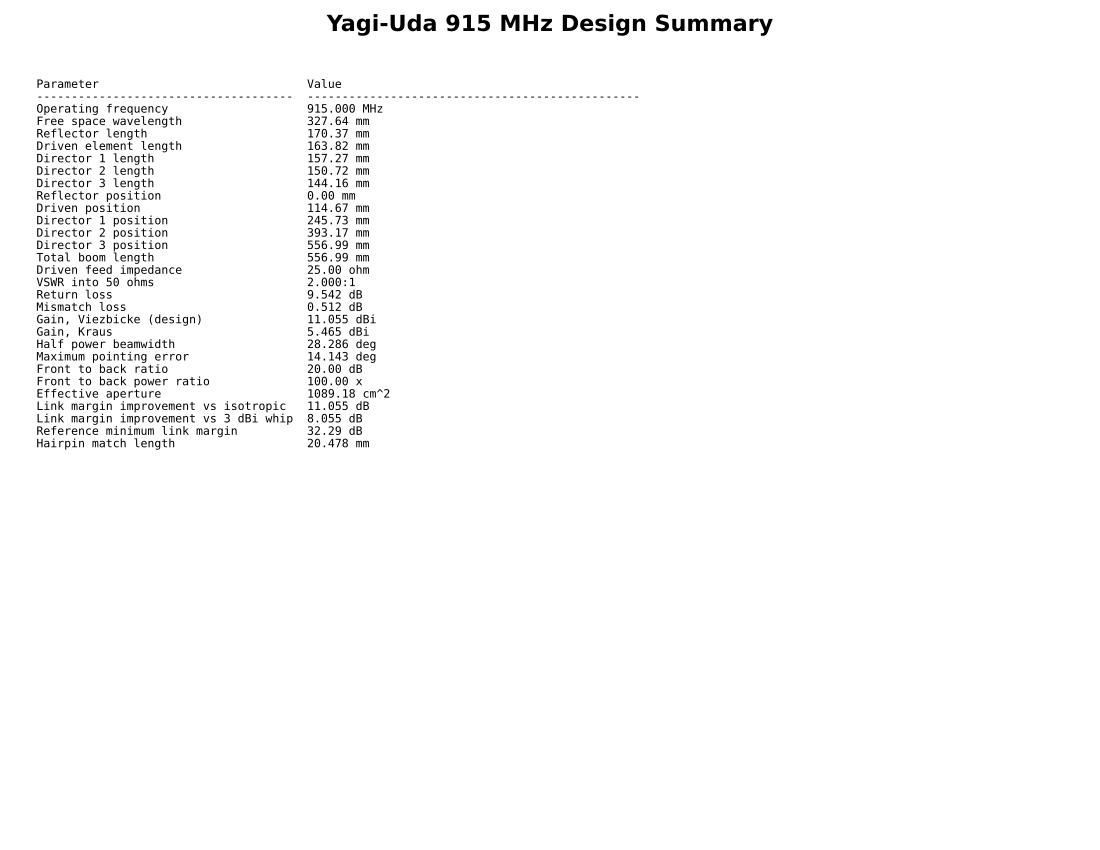

Reproduce this figure in Python.
"""5-element Yagi-Uda antenna design calculations for 915 MHz.

References
----------
Balanis, C. A. (2016). Antenna theory: Analysis and design (4th ed.).
    Wiley.
Kraus, J. D. (1988). Antennas (2nd ed.). McGraw-Hill.
Stutzman, W. L., & Thiele, G. A. (2012). Antenna theory and design
    (3rd ed.). Wiley.
Viezbicke, P. P. (1976). Yagi antenna design (NBS Technical Note 688).
    National Bureau of Standards.

All equations used in the script are annotated inline with the relevant
source and equation reference where available.
"""

from __future__ import annotations

from pathlib import Path

import matplotlib

matplotlib.use("Agg")

import matplotlib.pyplot as plt
import numpy as np
from matplotlib.backends.backend_pdf import PdfPages
from matplotlib.patches import Rectangle
from scipy.constants import pi


OUTPUT_PDF_NAME = "yagi_915MHz_design_calculations.pdf"


def to_mm(length_m: float) -> float:
    """Convert metres to millimetres."""

    return length_m * 1000.0


def to_cm2(area_m2: float) -> float:
    """Convert square metres to square centimetres."""

    return area_m2 * 10_000.0


def format_value(value: float, unit: str, precision: int = 3) -> str:
    """Format a scalar with a unit for the summary table."""

    if np.isnan(value):
        return f"n/a {unit}"
    return f"{value:.{precision}f} {unit}"


def format_table(rows: list[tuple[str, str]]) -> str:
    """Format a two-column plain-text table."""

    left_width = max(len(label) for label, _ in rows)
    lines = [f"{'Parameter'.ljust(left_width)}  Value", f"{'-' * left_width}  {'-' * 48}"]
    for label, value in rows:
        lines.append(f"{label.ljust(left_width)}  {value}")
    return "\n".join(lines)


def draw_summary_page(rows: list[tuple[str, str]]) -> plt.Figure:
    """Create a PDF page containing the full numeric summary table."""

    fig, ax = plt.subplots(figsize=(11.0, 8.5))
    ax.axis("off")
    ax.set_title("Yagi-Uda 915 MHz Design Summary", fontsize=16, fontweight="bold", pad=18)

    table_text = format_table(rows)
    ax.text(
        0.02,
        0.97,
        table_text,
        transform=ax.transAxes,
        va="top",
        ha="left",
        family="monospace",
        fontsize=8.3,
        linespacing=1.18,
    )

    fig.tight_layout()
    return fig


def vswr_from_impedance(z_load: float, z_system: float) -> float:
    """Calculate VSWR for a real load impedance."""

    return z_load / z_system if z_load > z_system else z_system / z_load


def reflection_coefficient(z_load: float, z_system: float) -> float:
    """Calculate the real-valued reflection coefficient magnitude."""

    return abs((z_load - z_system) / (z_load + z_system))


def gain_db_to_linear(gain_db: float) -> float:
    """Convert gain in dBi to linear gain."""

    return 10.0 ** (gain_db / 10.0)


def linear_to_db(value: float) -> float:
    """Convert a linear ratio to decibels."""

    return 10.0 * np.log10(value)


def draw_layout_plot(
    element_positions_mm: dict[str, float],
    element_lengths_mm: dict[str, float],
    boom_length_mm: float,
) -> plt.Figure:
    """Create a to-scale top-down element layout plot."""

    fig, ax = plt.subplots(figsize=(13, 4.5))

    boom_height_mm = 18.0  # boom thickness [mm]
    boom = Rectangle(
        (0.0, -boom_height_mm / 2.0),
        boom_length_mm,
        boom_height_mm,
        facecolor="#d9d9d9",
        edgecolor="#666666",
        linewidth=1.5,
        zorder=1,
    )
    ax.add_patch(boom)

    element_order = ["Reflector", "Driven", "Director 1", "Director 2", "Director 3"]
    colors = ["#8c564b", "#1f77b4", "#2ca02c", "#ff7f0e", "#9467bd"]

    for index, (element_name, color) in enumerate(zip(element_order, colors, strict=True)):
        x_pos_mm = element_positions_mm[element_name]
        length_mm = element_lengths_mm[element_name]
        half_length_mm = length_mm / 2.0

        ax.plot(
            [x_pos_mm, x_pos_mm],
            [-half_length_mm, half_length_mm],
            color=color,
            linewidth=5,
            solid_capstyle="butt",
            zorder=3,
        )
        ax.text(
            x_pos_mm,
            half_length_mm + 24.0,
            f"{element_name}\n{length_mm:.1f} mm",
            ha="center",
            va="bottom",
            fontsize=9,
        )
        ax.annotate(
            "",
            xy=(x_pos_mm, -half_length_mm - 10.0),
            xytext=(x_pos_mm, -half_length_mm - 45.0),
            arrowprops=dict(arrowstyle="<->", color=color, lw=1.1),
        )
        ax.text(
            x_pos_mm,
            -half_length_mm - 52.0,
            f"L{index + 1}",
            ha="center",
            va="top",
            fontsize=8,
            color=color,
        )

    for element_name in element_order[1:]:
        x_pos_mm = element_positions_mm[element_name]
        ax.annotate(
            "",
            xy=(element_positions_mm["Reflector"], -boom_height_mm / 2.0 - 65.0),
            xytext=(x_pos_mm, -boom_height_mm / 2.0 - 65.0),
            arrowprops=dict(arrowstyle="<->", color="#333333", lw=1.0),
        )
        mid_point_mm = 0.5 * (element_positions_mm["Reflector"] + x_pos_mm)
        spacing_label_mm = x_pos_mm - element_positions_mm["Reflector"]
        ax.text(
            mid_point_mm,
            -boom_height_mm / 2.0 - 72.0,
            f"{spacing_label_mm:.1f} mm",
            ha="center",
            va="top",
            fontsize=8,
            color="#333333",
        )

    ax.annotate(
        "",
        xy=(0.0, boom_height_mm / 2.0 + 80.0),
        xytext=(boom_length_mm, boom_height_mm / 2.0 + 80.0),
        arrowprops=dict(arrowstyle="<->", color="#222222", lw=1.2),
    )
    ax.text(
        boom_length_mm / 2.0,
        boom_height_mm / 2.0 + 88.0,
        f"Boom length = {boom_length_mm:.1f} mm",
        ha="center",
        va="bottom",
        fontsize=10,
        fontweight="bold",
    )

    ax.set_title("5-Element Yagi-Uda Element Layout at 915 MHz")
    ax.set_xlabel("Boom position [mm]")
    ax.set_ylabel("Element extent [mm]")
    ax.set_xlim(-30.0, boom_length_mm + 30.0)
    ax.set_ylim(-220.0, 260.0)
    ax.grid(True, alpha=0.25)
    ax.set_aspect("equal", adjustable="box")

    fig.tight_layout()
    return fig


def draw_gain_plot(boom_length_lambda: float, design_gain_db: float) -> plt.Figure:
    """Create a gain versus boom-length plot using the Kraus formula."""

    boom_lengths_lambda = np.linspace(0.5, 4.0, 300)
    gain_kraus_db = 10.0 * np.log10(0.8 * (2.0 * boom_lengths_lambda))  # Kraus, Antennas, Ch. 8
    design_gain_kraus_db = 10.0 * np.log10(0.8 * (2.0 * boom_length_lambda))  # Kraus, Antennas, Ch. 8

    fig, ax = plt.subplots(figsize=(8.5, 5.5))
    ax.plot(boom_lengths_lambda, gain_kraus_db, color="#1f77b4", lw=2.2, label="Kraus gain estimate")
    ax.axhline(10.0, color="#d62728", linestyle="--", lw=1.5, label="10 dBi target")
    ax.plot(
        [boom_length_lambda],
        [design_gain_kraus_db],
        marker="o",
        markersize=8,
        color="#2ca02c",
        label=f"Design point at {boom_length_lambda:.2f} λ",
    )
    ax.annotate(
        f"{design_gain_kraus_db:.2f} dBi",
        xy=(boom_length_lambda, design_gain_kraus_db),
        xytext=(boom_length_lambda + 0.15, design_gain_kraus_db + 0.6),
        arrowprops=dict(arrowstyle="->", lw=1.0),
    )
    ax.set_title(f"Gain Versus Boom Length\nDesign average gain = {design_gain_db:.2f} dBi")
    ax.set_xlabel("Boom length [wavelengths]")
    ax.set_ylabel("Gain [dBi]")
    ax.set_xlim(0.5, 4.0)
    ax.set_ylim(min(gain_kraus_db.min(), 0.0) - 0.5, max(gain_kraus_db.max(), 10.5) + 0.5)
    ax.grid(True, alpha=0.25)
    ax.legend(loc="lower right")

    fig.tight_layout()
    return fig


def draw_vswr_plot(f0_hz: float, z_resonance_ohm: float, z_system_ohm: float) -> plt.Figure:
    """Create the VSWR versus frequency plot."""

    frequencies_hz = np.linspace(800e6, 1000e6, 401)
    impedance_ohm = z_resonance_ohm * (frequencies_hz / f0_hz) ** 1.5  # user-specified frequency dependence
    vswr = np.where(
        impedance_ohm > z_system_ohm,
        impedance_ohm / z_system_ohm,
        z_system_ohm / impedance_ohm,
    )

    fig, ax = plt.subplots(figsize=(8.5, 5.5))
    ax.plot(frequencies_hz / 1e6, vswr, color="#9467bd", lw=2.2, label="VSWR")
    ax.axhline(1.5, color="#d62728", linestyle="--", lw=1.5, label="1.5:1 threshold")
    ax.axvline(f0_hz / 1e6, color="#2ca02c", linestyle=":", lw=1.4, label="915 MHz resonance")
    ax.set_title("Driven Element VSWR Versus Frequency")
    ax.set_xlabel("Frequency [MHz]")
    ax.set_ylabel("VSWR [ratio]")
    ax.set_xlim(800.0, 1000.0)
    ax.set_ylim(1.0, max(vswr.max() + 0.2, 2.8))
    ax.grid(True, alpha=0.25)
    ax.legend(loc="upper right")

    fig.tight_layout()
    return fig


def draw_pointing_plot(
    design_gain_db: float,
    hpbw_deg: float,
    max_expected_rocket_angle_deg: float,
) -> plt.Figure:
    """Create the pointing error impact plot."""

    theta_deg = np.linspace(0.0, 90.0, 361)
    design_gain_linear = gain_db_to_linear(design_gain_db)
    received_gain_linear = design_gain_linear * np.exp(-2.77 * (theta_deg / hpbw_deg) ** 2)
    received_gain_db = linear_to_db(received_gain_linear)

    fig, ax = plt.subplots(figsize=(8.5, 5.5))
    ax.plot(theta_deg, received_gain_db, color="#1f77b4", lw=2.2, label="Received gain")
    ax.axvline(hpbw_deg / 2.0, color="#d62728", linestyle="--", lw=1.5, label="HPBW / 2")
    ax.axvline(
        max_expected_rocket_angle_deg,
        color="#2ca02c",
        linestyle=":",
        lw=1.6,
        label=f"Max expected rocket angle = {max_expected_rocket_angle_deg:.0f}°",
    )
    ax.set_title("Pointing Error Impact on Received Gain")
    ax.set_xlabel("Pointing error [degrees]")
    ax.set_ylabel("Received gain [dBi]")
    ax.set_xlim(0.0, 90.0)
    ax.grid(True, alpha=0.25)
    ax.legend(loc="upper right")

    fig.tight_layout()
    return fig


def main() -> None:
    """Run all calculations, print the summary table, and export plots."""

    # Section 1: Fundamental parameters.
    c_m_per_s = 299_792_458.0  # speed of light [m/s]
    operating_frequency_hz = 915e6  # operating frequency [Hz]
    free_space_wavelength_m = c_m_per_s / operating_frequency_hz  # Balanis, Antenna Theory, Eq. 2-1 [m]

    # Section 2: Normalized 5-element Viezbicke-style design ratios.
    reflector_length_lambda = 0.520  # reflector length / lambda [unitless]
    driven_length_lambda = 0.500  # driven element length / lambda [unitless]
    director1_length_lambda = 0.480  # director 1 length / lambda [unitless]
    director2_length_lambda = 0.460  # director 2 length / lambda [unitless]
    director3_length_lambda = 0.440  # director 3 length / lambda [unitless]

    reflector_to_driven_lambda = 0.350  # spacing / lambda [unitless]
    driven_to_director1_lambda = 0.400  # spacing / lambda [unitless]
    director1_to_director2_lambda = 0.450  # spacing / lambda [unitless]
    director2_to_director3_lambda = 0.500  # spacing / lambda [unitless]

    reflector_length_m = reflector_length_lambda * free_space_wavelength_m  # reflector length [m]
    driven_length_m = driven_length_lambda * free_space_wavelength_m  # driven element length [m]
    director1_length_m = director1_length_lambda * free_space_wavelength_m  # director 1 length [m]
    director2_length_m = director2_length_lambda * free_space_wavelength_m  # director 2 length [m]
    director3_length_m = director3_length_lambda * free_space_wavelength_m  # director 3 length [m]

    reflector_position_m = 0.0  # reflector position from boom origin [m]
    driven_position_m = reflector_to_driven_lambda * free_space_wavelength_m  # driven position [m]
    director1_position_m = (reflector_to_driven_lambda + driven_to_director1_lambda) * free_space_wavelength_m  # director 1 position [m]
    director2_position_m = (reflector_to_driven_lambda + driven_to_director1_lambda + director1_to_director2_lambda) * free_space_wavelength_m  # director 2 position [m]
    director3_position_m = (reflector_to_driven_lambda + driven_to_director1_lambda + director1_to_director2_lambda + director2_to_director3_lambda) * free_space_wavelength_m  # director 3 position [m]

    boom_length_m = director3_position_m  # total boom length [m]

    # Section 3: Driven element feed impedance and mismatch metrics.
    z_system_ohm = 50.0  # system impedance [ohm]
    z_driven_ohm = 25.0  # estimated driven element impedance [ohm]
    vswr = vswr_from_impedance(z_driven_ohm, z_system_ohm)  # Balanis, Eq. 2-64 [ratio]
    gamma_mag = reflection_coefficient(z_driven_ohm, z_system_ohm)  # Balanis, Eq. 2-66 [unitless]
    return_loss_db = -20.0 * np.log10(gamma_mag)  # Balanis, Eq. 2-66 [dB]
    mismatch_loss_db = -10.0 * np.log10(1.0 - gamma_mag**2)  # Balanis, Eq. 2-66 [dB]

    # Section 4: Gain estimates.
    boom_length_lambda = boom_length_m / free_space_wavelength_m  # boom length / lambda [unitless]
    gain_viezbicke_db = 10.0 * np.log10(7.5 * boom_length_lambda)  # Viezbicke empirical gain relationship [dBi]
    gain_kraus_db = 10.0 * np.log10(0.8 * (2.0 * boom_length_lambda + 1.0))  # Kraus, Antennas, Ch. 8 [dBi]
    design_gain_db = gain_viezbicke_db  # design gain from Viezbicke [dBi]
    design_gain_linear = gain_db_to_linear(design_gain_db)  # design gain in linear units [unitless]

    # Section 5: Beamwidth and pointing tolerance.
    hpbw_deg = 101.0 / np.sqrt(design_gain_linear)  # Stutzman & Thiele, Ch. 3 [deg]
    max_pointing_error_deg = hpbw_deg / 2.0  # maximum pointing error [deg]

    # Section 6: Front-to-back ratio.
    front_to_back_db = 20.0  # estimated front-to-back ratio [dB]
    front_to_back_linear = 10.0 ** (front_to_back_db / 10.0)  # power ratio [unitless]

    # Section 7: Effective aperture.
    effective_aperture_m2 = (free_space_wavelength_m**2 / (4.0 * pi)) * design_gain_linear  # Balanis, Eq. 2-96 [m^2]
    effective_aperture_cm2 = to_cm2(effective_aperture_m2)  # effective aperture [cm^2]

    # Section 8: Link budget contribution.
    g_rx_db_i = design_gain_db  # ground station receive gain [dBi]
    delta_link_margin_iso_db = g_rx_db_i - 0.0  # improvement versus isotropic [dB]
    delta_link_margin_whip_db = g_rx_db_i - 3.0  # improvement versus 3 dBi whip [dB]
    minimum_link_margin_db = 32.29  # reference dynamic link budget minimum [dB]

    # Section 9: Hairpin match.
    hairpin_match_length_m = np.nan  # hairpin wire length [m]
    if vswr > 1.5:
        hairpin_match_length_m = (free_space_wavelength_m / (4.0 * pi)) * np.arctan(np.sqrt(z_system_ohm / z_driven_ohm - 1.0))  # Balanis, Ch. 9 matching networks [m]
    hairpin_match_length_mm = to_mm(hairpin_match_length_m) if not np.isnan(hairpin_match_length_m) else np.nan  # hairpin wire length [mm]

    # Additional plotting parameter.
    max_expected_rocket_angle_deg = 30.0  # assumed maximum rocket angular position during flight [deg]

    # Summary values in millimetres.
    free_space_wavelength_mm = to_mm(free_space_wavelength_m)  # free-space wavelength [mm]
    reflector_length_mm = to_mm(reflector_length_m)  # reflector length [mm]
    driven_length_mm = to_mm(driven_length_m)  # driven element length [mm]
    director1_length_mm = to_mm(director1_length_m)  # director 1 length [mm]
    director2_length_mm = to_mm(director2_length_m)  # director 2 length [mm]
    director3_length_mm = to_mm(director3_length_m)  # director 3 length [mm]
    reflector_position_mm = to_mm(reflector_position_m)  # reflector position [mm]
    driven_position_mm = to_mm(driven_position_m)  # driven position [mm]
    director1_position_mm = to_mm(director1_position_m)  # director 1 position [mm]
    director2_position_mm = to_mm(director2_position_m)  # director 2 position [mm]
    director3_position_mm = to_mm(director3_position_m)  # director 3 position [mm]
    boom_length_mm = to_mm(boom_length_m)  # boom length [mm]

    element_lengths_mm = {
        "Reflector": reflector_length_mm,
        "Driven": driven_length_mm,
        "Director 1": director1_length_mm,
        "Director 2": director2_length_mm,
        "Director 3": director3_length_mm,
    }
    element_positions_mm = {
        "Reflector": reflector_position_mm,
        "Driven": driven_position_mm,
        "Director 1": director1_position_mm,
        "Director 2": director2_position_mm,
        "Director 3": director3_position_mm,
    }

    # Console summary table.
    summary_rows = [
        ("Operating frequency", format_value(operating_frequency_hz / 1e6, "MHz", 3)),
        ("Free space wavelength", format_value(free_space_wavelength_mm, "mm", 2)),
        ("Reflector length", format_value(reflector_length_mm, "mm", 2)),
        ("Driven element length", format_value(driven_length_mm, "mm", 2)),
        ("Director 1 length", format_value(director1_length_mm, "mm", 2)),
        ("Director 2 length", format_value(director2_length_mm, "mm", 2)),
        ("Director 3 length", format_value(director3_length_mm, "mm", 2)),
        ("Reflector position", format_value(reflector_position_mm, "mm", 2)),
        ("Driven position", format_value(driven_position_mm, "mm", 2)),
        ("Director 1 position", format_value(director1_position_mm, "mm", 2)),
        ("Director 2 position", format_value(director2_position_mm, "mm", 2)),
        ("Director 3 position", format_value(director3_position_mm, "mm", 2)),
        ("Total boom length", format_value(boom_length_mm, "mm", 2)),
        ("Driven feed impedance", format_value(z_driven_ohm, "ohm", 2)),
        ("VSWR into 50 ohms", f"{vswr:.3f}:1"),
        ("Return loss", format_value(return_loss_db, "dB", 3)),
        ("Mismatch loss", format_value(mismatch_loss_db, "dB", 3)),
        ("Gain, Viezbicke (design)", format_value(gain_viezbicke_db, "dBi", 3)),
        ("Gain, Kraus", format_value(gain_kraus_db, "dBi", 3)),
        ("Half power beamwidth", format_value(hpbw_deg, "deg", 3)),
        ("Maximum pointing error", format_value(max_pointing_error_deg, "deg", 3)),
        ("Front to back ratio", format_value(front_to_back_db, "dB", 2)),
        ("Front to back power ratio", format_value(front_to_back_linear, "x", 2)),
        ("Effective aperture", format_value(effective_aperture_cm2, "cm^2", 2)),
        ("Link margin improvement vs isotropic", format_value(delta_link_margin_iso_db, "dB", 3)),
        ("Link margin improvement vs 3 dBi whip", format_value(delta_link_margin_whip_db, "dB", 3)),
        ("Reference minimum link margin", format_value(minimum_link_margin_db, "dB", 2)),
        ("Hairpin match length", format_value(hairpin_match_length_mm, "mm", 3)),
    ]

    print(format_table(summary_rows))

    # Generate plots into a single PDF file.
    output_pdf_path = Path(__file__).with_name(OUTPUT_PDF_NAME)
    with PdfPages(output_pdf_path) as pdf:
        figures = [
            draw_summary_page(summary_rows),
            draw_layout_plot(element_positions_mm, element_lengths_mm, boom_length_mm),
            draw_gain_plot(boom_length_lambda, design_gain_db),
            draw_vswr_plot(operating_frequency_hz, z_driven_ohm, z_system_ohm),
            draw_pointing_plot(design_gain_db, hpbw_deg, max_expected_rocket_angle_deg),
        ]
        for figure in figures:
            pdf.savefig(figure)
            plt.close(figure)

    print(f"\nSaved plots to: {output_pdf_path}")


if __name__ == "__main__":
    main()
